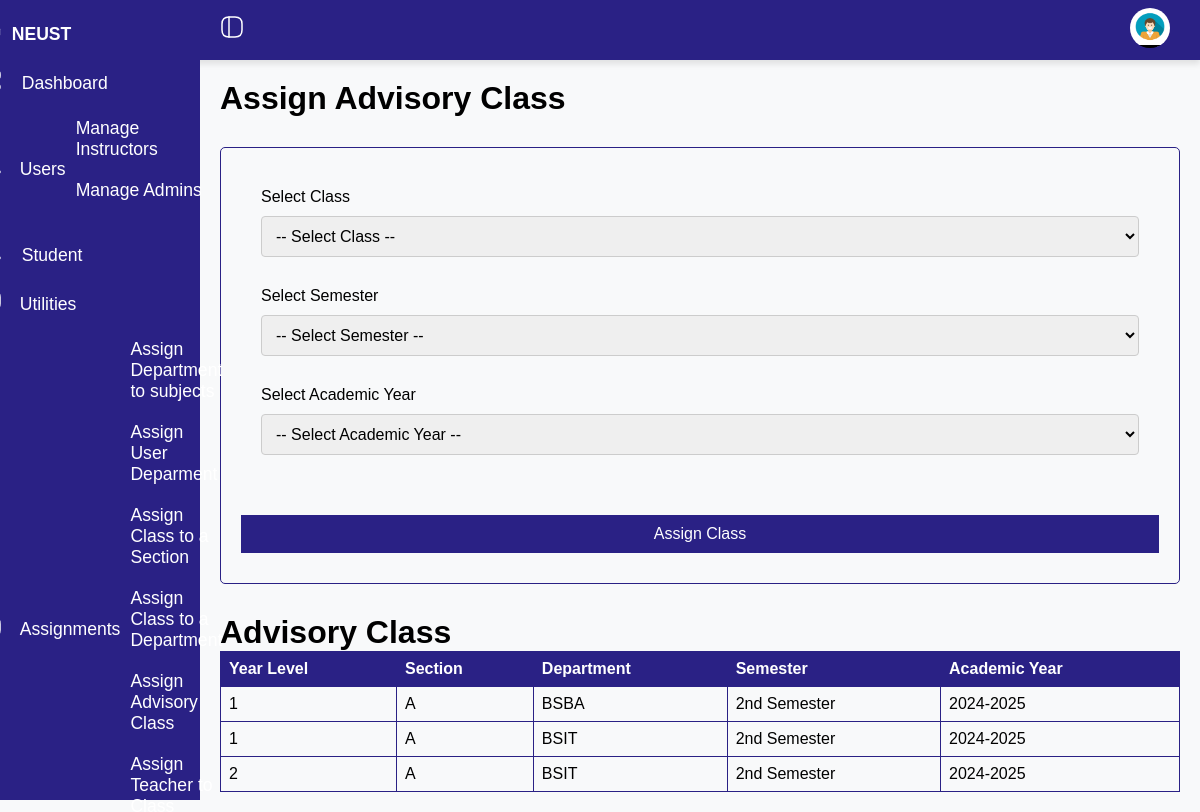
Page /assigning/class_acad_sem.php (signed in) on the committed database.
### tables this page shows
CREATE TABLE `class` (
  `class_id` int(11) NOT NULL,
  `year_level` int(11) DEFAULT NULL,
  `section_id` int(10) NOT NULL
);

CREATE TABLE `section` (
  `section_id` int(11) NOT NULL,
  `sections` varchar(11) NOT NULL,
  `status` enum('Active','Archived') DEFAULT 'Active'
);

### assigning/class_acad_sem.php (the view, shortened to what this page needs)
<?php
$host = 'localhost';
$dbname = 'cap';
$username = 'root';
$password = '';
try {
    $conn = new PDO("mysql:host=$host;dbname=$dbname", $username, $password);
    $conn->setAttribute(PDO::ATTR_ERRMODE, PDO::ERRMODE_EXCEPTION);
} catch (PDOException $e) {
    die("Connection failed: " . $e->getMessage());
}
?>
<!DOCTYPE html>
<html lang="en">
<head>
    <link rel="stylesheet" href="../sidebar.css">
</head>
<body>
    <nav class="topbar">
        <div class="toggle" onclick="toggleSidebar()">
        </div>
        <div class="user">
            <div class="dropdown">
                <button class="dropdown-btn " onclick="toggleUser()">
                    <img src="/img/admin.jpg" alt="User Profile" class="profile-img">
                </button>
            </div>
        </div>
    </nav>
    <div class="container">
        <?php include '../components/sidebar.php'; ?>
        <div class="main">
            <h1>Assign Advisory Class </h1>
            <div class="form-container">
                <form method="POST" action="assign_advisory_class.php">
                    <div class="form1">
                        <div>
                            <label for="class_id">Select Class</label>
                            <select name="class" id="class_id" required>
                                <option value="">-- Select Class --</option>
                            </select>
                        </div>
                        <div>
                            <label for="sem_id">Select Semester</label>
                            <select name="semester" id="sem_id" required>
                                <option value="">-- Select Semester --</option>
                            </select>
                        </div>
                        <div>
                            <label for="ay_id">Select Academic Year</label>
                            <select name="acadyear" id="ay_id" required>
                                <option value="">-- Select Academic Year --</option>
                            </select>
                        </div>
                    </div>
                    <div class="form1-btn">
                        <button type="submit" name="submit">Assign Class</button>
                    </div>
                </form>
            </div>
            <?php
            $query = "
    SELECT
        class.class_id,
        class.year_level,
        section.section_id,
        section.sections AS section_name,
        department.department,
        semester.semesters AS semester,
        acad_year.year_start,
        acad_year.year_end,
        GROUP_CONCAT(DISTINCT class_dep.class_dep_id) AS class_dep_ids   -- Concatenate distinct class_dep_ids
    FROM advisory_class
    INNER JOIN class_dep ON advisory_class.class_dep_id = class_dep.class_dep_id  -- Join with class_dep_id instead of class_id
    INNER JOIN class ON class_dep.class_id = class.class_id   -- Ensure to join with class table using class_id
    INNER JOIN section ON class.section_id = section.section_id
    INNER JOIN department ON class_dep.dep_id = department.dep_id
    INNER JOIN semester ON advisory_class.sem_id = semester.sem_id
    INNER JOIN acad_year ON advisory_class.ay_id = acad_year.ay_id
    GROUP BY class.class_id, class.year_level, section.section_id, section.sections,
        department.department, semester.semesters, acad_year.year_start,
        acad_year.year_end
";
            $stmt = $conn->prepare($query);
            $stmt->execute();
            $sections_departments = $stmt->fetchAll(PDO::FETCH_ASSOC);
            ?>
            <div>
                <h1>Advisory Class</h1>
                <table style="width: 100%; border-collapse: collapse; border: 1px solid #2A2185;">
                    <thead style="background-color: #2A2185; color: white;">
                        <tr>
                            <th style="padding: 8px; text-align: left; border: 1px solid #2A2185;">Year Level</th>
                            <th style="padding: 8px; text-align: left; border: 1px solid #2A2185;">Section</th>
                            <th style="padding: 8px; text-align: left; border: 1px solid #2A2185;">Department</th>
                            <th style="padding: 8px; text-align: left; border: 1px solid #2A2185;">Semester</th>
                            <th style="padding: 8px; text-align: left; border: 1px solid #2A2185;">Academic Year</th>
                        </tr>
                    </thead>
                    <tbody>
                        <?php foreach ($sections_departments as $row): ?>
                            <tr>
                                <td style="padding: 8px; border: 1px solid #2A2185;">
                                    <?= htmlspecialchars($row['year_level']) ?>
                                </td>
                                <td style="padding: 8px; border: 1px solid #2A2185;">
                                    <?= htmlspecialchars($row['section_name']) ?>
                                </td>
                                <td style="padding: 8px; border: 1px solid #2A2185;">
                                    <?= htmlspecialchars($row['department']) ?>
                                </td>
                                <td style="padding: 8px; border: 1px solid #2A2185;">
                                    <?= htmlspecialchars($row['semester']) ?>
                                </td>
                                <td style="padding: 8px; border: 1px solid #2A2185;">
                                    <?= htmlspecialchars($row['year_start']) ?>-<?= htmlspecialchars($row['year_end']) ?>
                                </td>
                            </tr>
                        <?php endforeach; ?>
                    </tbody>
                </table>
            </div>
        </div>
    </div>
</body>
</html>

### sidebar.css (style rules this page uses)
* { font-family: "Ubuntu", sans-serif; margin: 0; padding: 0; box-sizing: border-box; }
body { background-color: #f8f9fa; }
nav.topbar { background-color: #2a2185; color: white; display: flex; justify-content: space-between; align-items: center; padding: 0 20px; height: 60px; width: 100%; box-shadow: 0 4px 6px rgba(0, 0, 0, 0.1); position: relative; }
.toggle { margin-left: 200px; font-size: 1.5rem; cursor: pointer; }
.main { padding: 20px; margin-left: 200px; transition: margin-left 0.3s; }
.container { width: 100%; }
.user { display: flex; align-items: center; gap: 10px; }
.dropdown-btn { background-color: transparent; border: none; cursor: pointer; }
.dropdown-btn img { width: 40px; height: 40px; border-radius: 50%; }
input[type="text"], input[type="email"], input[type="date"], input[type="number"], select { width: 100%; padding: 10px; margin-top: 5px; border: 1px solid #ccc; border-radius: 4px; box-sizing: border-box; font-size: 14px; }

### assigning/class_acad_sem.php (style rules this page uses)
.main { padding: 20px; display: flex; flex-direction: column; gap: 30px; }
.form-container { display: flex; justify-content: space-between; flex-direction: column; gap: 20px; }
form { width: 100%; margin: auto; border: 1px solid #2A2185; padding: 20px; border-radius: 5px; display: flex; flex-direction: column; gap: 20px; }
.form1 { width: 100%; margin: auto; padding: 20px; border-radius: 5px; display: grid; grid-template-columns: repeat(1, 1fr); grid-template-rows: repeat(1, 1fr); grid-column-gap: 0px; grid-row-gap: 0px; gap: 20px; }
.form1-btn { width: 100%; margin: auto; display: flex; justify-content: flex-end; align-items: end; }
select, button { display: block; width: 100%; padding: 10px; margin: 10px 0; font-size: 16px; }
button { background-color: #2A2185; color: white; border: none; cursor: pointer; }

### rows in the picture
class: year_level "1", section.sections "A", department "BSBA", semester "2nd Semester", year_start "2024", year_end "2025", department "BSIT"
class: year_level "2", section.sections "A", department "BSIT", semester "2nd Semester", year_start "2024", year_end "2025"
